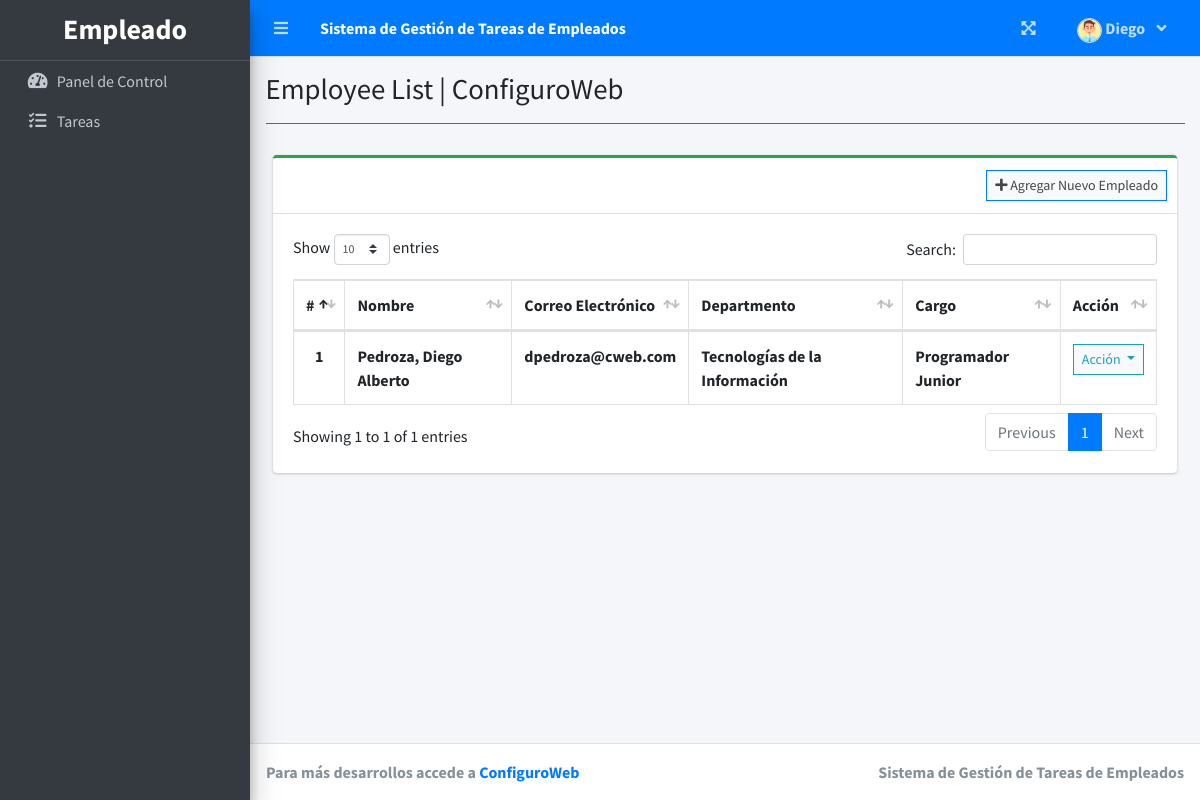
The page /index.php?page=employee_list (signed in) on the database its author committed.
### tables this page shows
CREATE TABLE `employee_list` (
  `id` int(30) NOT NULL,
  `employee_id` varchar(50) NOT NULL,
  `firstname` varchar(200) NOT NULL,
  `middlename` varchar(200) NOT NULL,
  `lastname` varchar(200) NOT NULL,
  `email` varchar(200) NOT NULL,
  `password` text NOT NULL,
  `department_id` int(30) NOT NULL,
  `designation_id` int(30) NOT NULL,
  `evaluator_id` int(30) NOT NULL,
  `avatar` text DEFAULT NULL,
  `date_created` datetime NOT NULL DEFAULT current_timestamp()
);

### employee_list.php (the view, shortened to what this page needs)
<?php include'db_connect.php' ?>
<div class="col-lg-12">
	<div class="card card-outline card-success">
		<div class="card-header">
			<div class="card-tools">
				<a class="btn btn-block btn-sm btn-default btn-flat border-primary" href="./index.php?page=new_employee"><i class="fa fa-plus"></i> Agregar Nuevo Empleado</a>
			</div>
		</div>
		<div class="card-body">
			<table class="table tabe-hover table-bordered" id="list">
				<thead>
					<tr>
						<th class="text-center">#</th>
						<th>Nombre</th>
						<th>Correo Electrónico</th>
						<th>Departmento</th>
						<th>Cargo</th>
						<th>Acción</th>
					</tr>
				</thead>
				<tbody>
					<?php
					$i = 1;
					$designations = $conn->query("SELECT * FROM designation_list ");
					$design_arr[0]= "Unset";
					while($row=$designations->fetch_assoc()){
						$design_arr[$row['id']] =$row['designation'];
					}
					$departments = $conn->query("SELECT * FROM department_list ");
					$dept_arr[0]= "Unset";
					while($row=$departments->fetch_assoc()){
						$dept_arr[$row['id']] =$row['department'];
					}
					$qry = $conn->query("SELECT *,concat(lastname,', ',firstname,' ',middlename) as name FROM employee_list order by concat(lastname,', ',firstname,' ',middlename) asc");
					while($row= $qry->fetch_assoc()):
					?>
					<tr>
						<th class="text-center"><?php echo $i++ ?></th>
						<td><b><?php echo ucwords($row['name']) ?></b></td>
						<td><b><?php echo $row['email'] ?></b></td>
						<td><b><?php echo isset($dept_arr[$row['department_id']]) ? $dept_arr[$row['department_id']] : 'Departamento Desconocido' ?></b></td>
						<td><b><?php echo isset($design_arr[$row['designation_id']]) ? $design_arr[$row['designation_id']] : 'Cargo Desconocido' ?></b></td>
						<td class="text-center">
							<button type="button" class="btn btn-default btn-sm btn-flat border-info wave-effect text-info dropdown-toggle" data-toggle="dropdown" aria-expanded="true">
		                      Acción
		                    </button>
						</td>
					</tr>
				<?php endwhile; ?>
				</tbody>
			</table>
		</div>
	</div>
</div>

### rows shown on the page
employee_list: name "Pedroza, Diego Alberto", email "dpedroza@cweb.com", department "Tecnologías de la Información", designation "Programador Junior"

### other values the page prints
$_SESSION['system']['name'] "Sistema de Gestión de Tareas de Empleados"
$_SESSION['login_firstname'] "Diego"
$title "Employee List"
